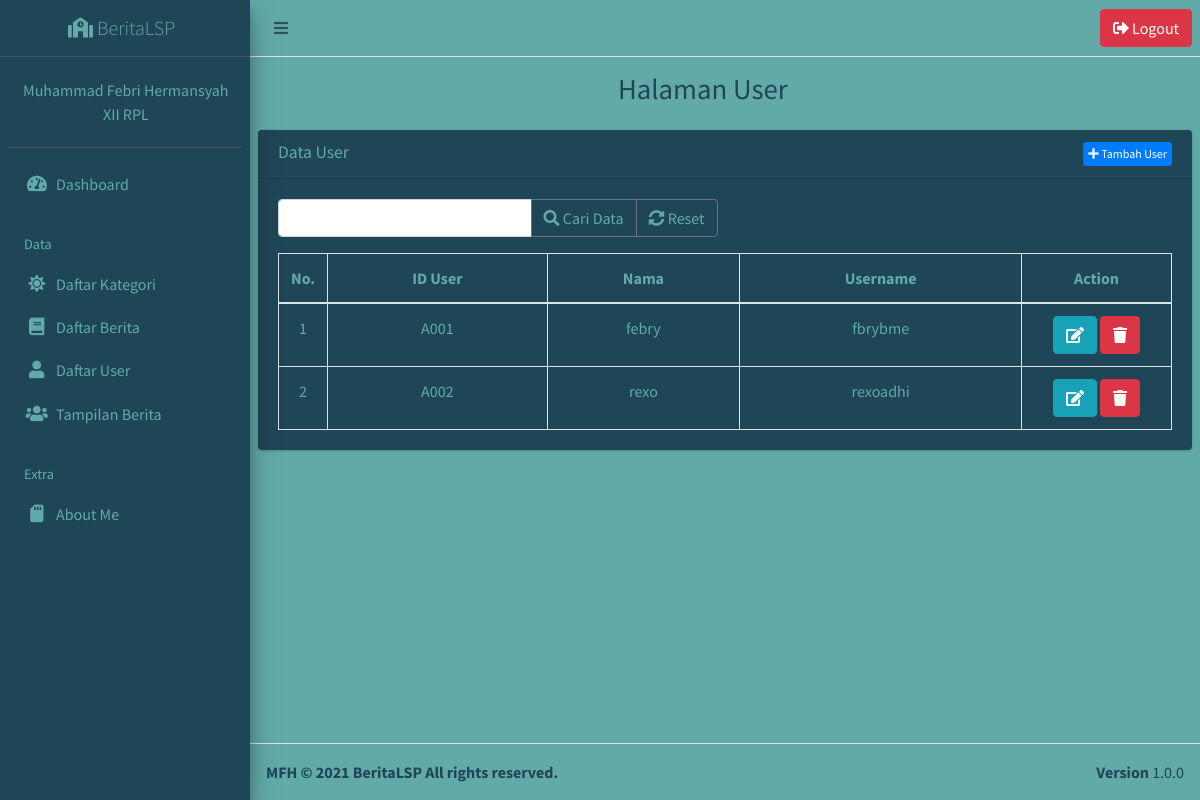
/public/user (signed in), run on the app's committed database.
### tables this page shows
CREATE TABLE `user` (
  `id_user` varchar(30) NOT NULL,
  `nama` varchar(50) DEFAULT NULL,
  `username` varchar(25) NOT NULL,
  `password` varchar(255) NOT NULL
);

### app/core/Controller.php (called while the page is built, shortened)
<?php
class Controller{
	public function view($view, $data = [])
	{
		require_once '../app/views/' . $view . '.php';
	}
	public function model($model)
	{
		return new $model;
	}
}

### app/controllers/User.php (called while the page is built, shortened)
<?php
class User extends Controller {
	public function index()
	{
		$data['title'] = 'Data User';
		$data['user'] = $this->model('UserModel')->getAllUser();
		$this->view('user/index', $data);
	}
}

### app/core/App.php (called while the page is built, shortened)
<?php
class App{
	protected $method = 'index';
	protected $params = [];
	public function __construct(){
		$this->controller = new $this->controller;
		call_user_func_array([$this->controller, $this->method], $this->params);
	}
}

### public/index.php (called while the page is built, shortened)
<?php
$app = new App;

### app/core/Database.php (called while the page is built, shortened)
<?php
class Database{
	private $host = DB_HOST;
	private $user = DB_USER;
	private $pass = DB_PASS;
	private $dbnm = DB_NAME;
	private $dbh;
	private $stmt;
	public function __construct()
	{
		$dsn = 'mysql:host='. $this->host .';dbname='. $this->dbnm;
		$option = [
			PDO::ATTR_PERSISTENT => true,
			PDO::ATTR_ERRMODE => PDO::ERRMODE_EXCEPTION
		];
		try{
			$this->dbh = new PDO($dsn,$this->user,$this->pass, $option);
		}catch(PDOException $e){
			die($e->getMessage());
		}
	}
	public function query($query)
	{
		$this->stmt = $this->dbh->prepare($query);
	}
	public function execute()
	{
		$this->stmt->execute();
	}
	public function resultSet()
	{
		$this->execute();
		return $this->stmt->fetchAll(PDO::FETCH_ASSOC);
	}
}

### app/models/UserModel.php (called while the page is built, shortened)
<?php
class UserModel
{
	private $table = 'user';
	private $db;
	public function __construct()
	{
		$this->db = new Database;
	}
	public function getAllUser()
	{
		$this->db->query('SELECT * FROM ' . $this->table);
		return $this->db->resultSet();
	}
}

### app/views/user/index.php (the view, shortened to what this page needs)
<div class="content-wrapper" style="background: #62AAA8; padding-bottom: 5px;">
  <section class="content-header">
    <div class="container-fluid">
      <div class="row mb-2">
        <div class="col-sm-8">
          <h1 style="margin-left: 58%; color: #1E4657;">Halaman User</h1>
        </div>
      </div>
    </div>
  </section>
  <section class="content" style="color: #62AAA8;">
    <div class="card" style="background: #1E4657;">
      <div class="card-header">
        <h3 class="card-title"><?= $data['title'] ?></h3> <a href="<?= base_url; ?>/user/tambah" class="btn float-right btn-xs btn btn-primary"><i class="nav-icon fas fa-plus"></i> Tambah User</a>
      </div>
      <div class="card-body">
        <form action="<?= base_url; ?>/user/cari" method="post">
          <div class="row mb-3">
            <div class="col-lg-6">
              <div class="input-group">
                <input type="text" class="form-control" placeholder="" name="key">
                <div class="input-group-append">
                  <button class="btn btn-outline-secondary" type="submit" style="color: #62AAA8;"><i class="nav-icon fas fa-search"></i> Cari Data</button>
                  <a class="btn btn-outline-secondary" href="<?= base_url; ?>/user" style="color: #62AAA8;"><i class="nav-icon fas fa-sync-alt"></i> Reset</a>
                </div>
              </div>
            </div>
          </div>
        </form>
        <table class="table table-bordered">
          <thead>
            <tr style="text-align: center;">
              <th style="width: 10px">No.</th>
              <th>ID User</th>
              <th>Nama</th>
              <th>Username</th>
              <th style="width: 150px">Action</th>
            </tr>
          </thead>
          <tbody>
            <?php $no = 1; ?>
            <?php foreach ($data['user'] as $row) : ?>
              <tr style="text-align: center;">
                <td><?= $no; ?></td>
                <td><?= $row['id_user']; ?></td>
                <td><?= $row['nama']; ?></td>
                <td><?= $row['username']; ?></td>
                <td>
                  <a href="<?= base_url; ?>/user/edit/<?= $row['id_user'] ?>" class="btn btn-info "><i class="nav-icon fas fa-edit"></i> </a> <a href="<?= base_url; ?>/user/hapus/<?= $row['id_user'] ?>" class="btn btn-danger" onclick="return confirm('Yakin ingin hapus data ?');"><i class="nav-icon fas fa-trash"></i> </a>
                </td>
              </tr>
            <?php $no++;
            endforeach; ?>
          </tbody>
        </table>
      </div>
    </div>
  </section>
</div>

### data on the page
user: id_user "A001", nama "febry", username "fbrybme"
user: id_user "A002", nama "rexo", username "rexoadhi"

### other printed values
$data['title'] "Data User"
